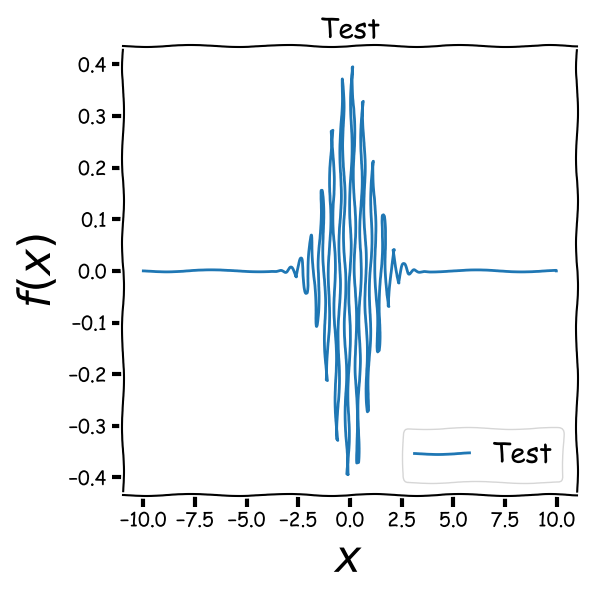

Write Python code to recreate this figure.
#!/usr/bin/env python3
# -*- coding: utf-8 -*-

"""
Hand drawn like style
"""

import numpy as np
import matplotlib.pyplot as plt

# Build datas ###############

x = np.arange(-10, 10, 0.01)
y = np.sin(2. * 2. * np.pi * x) * 1. / np.sqrt(2. * np.pi) * np.exp(-(x**2.)/2.)

# Plot data #################

with plt.xkcd():                        # <- Set XKCD style
    fig = plt.figure(figsize=(6., 6.))
    ax = fig.add_subplot(111)

    ax.plot(x, y, "-", label="Test")

    # Set title and labels ######

    ax.set_title(r"Test", fontsize=20)
    ax.set_xlabel(r"$x$", fontsize=32)
    ax.set_ylabel(r"$f(x)$", fontsize=32)

    # Set legend ################

    ax.legend(loc='lower right', fontsize=20)

# Save file #################

plt.tight_layout()
plt.savefig("hand_drawn_like_style.png")

# Plot ######################

plt.show()
